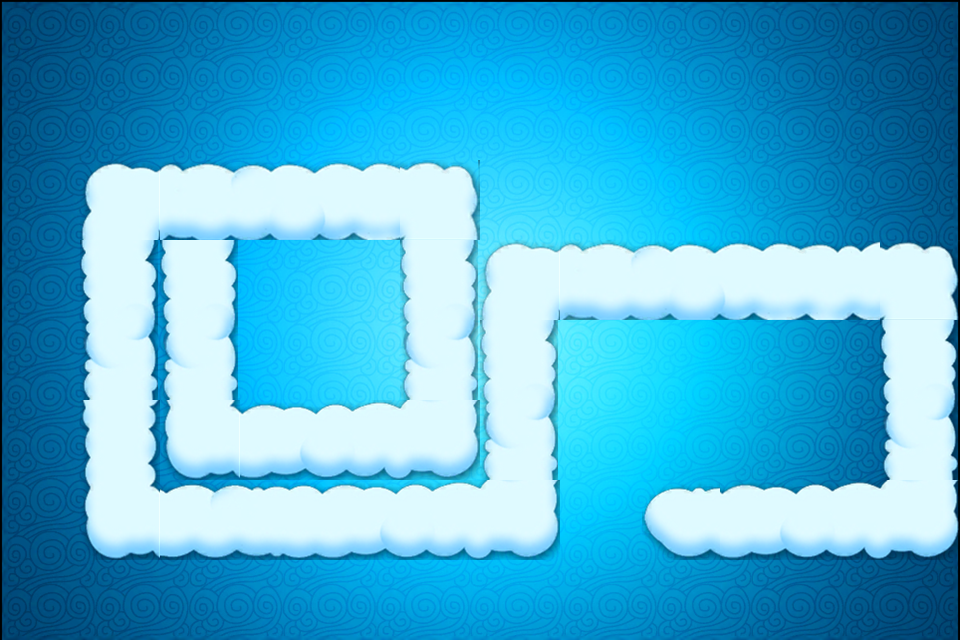

Below is a game level as drawn by its tile map, then a one-line description and the .tmx file that defines it, in full:
An orthogonal 12x8 tile map with 80x80 px tiles, 2 tile layers (background, path), 3 tilesets and 25 objects (3x 0, 3x 1, 3x 2, 2x 3, 2x 4, ...).

<map version="1.0" orientation="orthogonal" renderorder="right-down" width="12" height="8" tilewidth="80" tileheight="80" nextobjectid="26">
 <tileset firstgid="1" name="Bg3" tilewidth="80" tileheight="80" tilecount="96" columns="12">
  <image source="Bg3.png" width="960" height="640" />
 </tileset>
 <tileset firstgid="97" name="sucai" tilewidth="80" tileheight="80" tilecount="30" columns="10">
  <image source="sucai.png" width="800" height="240" />
 </tileset>
 <tileset firstgid="127" name="HelloWorld" tilewidth="80" tileheight="80" tilecount="6" columns="2">
  <image source="HelloWorld.png" width="195" height="270" />
 </tileset>
 <layer name="background" width="12" height="8">
  <data encoding="csv">
1,2,3,4,5,6,7,8,9,10,11,12,
13,14,15,16,17,18,19,20,21,22,23,24,
25,26,27,28,29,30,31,32,33,34,35,36,
37,38,39,40,41,42,43,44,45,46,47,48,
49,50,51,52,53,54,55,56,57,58,59,60,
61,62,63,64,65,66,67,68,69,70,71,72,
73,74,75,76,77,78,79,80,81,82,83,84,
85,86,87,88,89,90,91,92,93,94,95,96
</data>
 </layer>
 <layer name="path" width="12" height="8">
  <data encoding="csv">
1,2,3,4,5,6,7,8,9,10,11,12,
0,0,0,0,0,0,0,0,0,0,0,0,
0,97,98,99,100,105,0,0,0,0,0,0,
0,106,106,0,0,106,97,98,99,100,101,105,
0,116,116,0,0,116,106,0,0,0,0,106,
0,107,117,123,124,125,116,0,0,0,0,116,
0,117,121,122,123,124,125,0,118,123,124,125,
0,0,0,0,0,0,0,0,0,0,0,0
</data>
 </layer>
 <objectgroup name="pathObject">
  <object id="1" name="0" x="190" y="261.333" width="17.3333" height="22.6667" />
  <object id="2" name="1" x="190" y="427.333" width="17.3333" height="22.6667" />
  <object id="3" name="2" x="426" y="424.667" width="17.3333" height="22.6667" />
  <object id="4" name="3" x="426" y="192.667" width="17.3333" height="22.6667" />
  <object id="5" name="4" x="114" y="190" width="17.3333" height="22.6667" />
  <object id="6" name="5" x="115.333" y="503.333" width="17.3333" height="22.6667" />
  <object id="7" name="6" x="510" y="499.333" width="17.3333" height="22.6667" />
  <object id="8" name="7" x="508.667" y="271.333" width="17.3333" height="22.6667" />
  <object id="9" name="8" x="907.333" y="268.667" width="17.3333" height="22.6667" />
  <object id="10" name="9" x="907.333" y="506" width="17.3333" height="22.6667" />
  <object id="11" name="10" x="651.333" y="510" width="17.3333" height="22.6667" />
 </objectgroup>
 <objectgroup name="obstacles">
  <object id="12" name="0" x="192" y="249" width="16" height="20" />
  <object id="13" name="1" x="604" y="430" width="16" height="20" />
  <object id="14" name="2" x="278" y="340" width="16" height="20" />
 </objectgroup>
 <objectgroup name="pathObject2">
  <object id="15" name="0" x="189.333" y="263.667" width="17.3333" height="22.6667" />
  <object id="16" name="1" x="191.333" y="430.667" width="17.3333" height="22.6667" />
  <object id="17" name="2" x="428.333" y="427.667" width="17.3333" height="22.6667" />
  <object id="18" name="3" x="427.333" y="192.667" width="17.3333" height="22.6667" />
  <object id="19" name="4" x="118.333" y="190.667" width="17.3333" height="22.6667" />
  <object id="20" name="5" x="114.333" y="501.667" width="17.3333" height="22.6667" />
  <object id="21" name="6" x="511.333" y="500.667" width="17.3333" height="22.6667" />
  <object id="22" name="7" x="507.333" y="275.667" width="17.3333" height="22.6667" />
  <object id="23" name="8" x="910.333" y="266.667" width="17.3333" height="22.6667" />
  <object id="24" name="9" x="913.333" y="505.667" width="17.3333" height="22.6667" />
  <object id="25" name="10" x="656.333" y="512.667" width="17.3333" height="22.6667" />
 </objectgroup>
</map>
